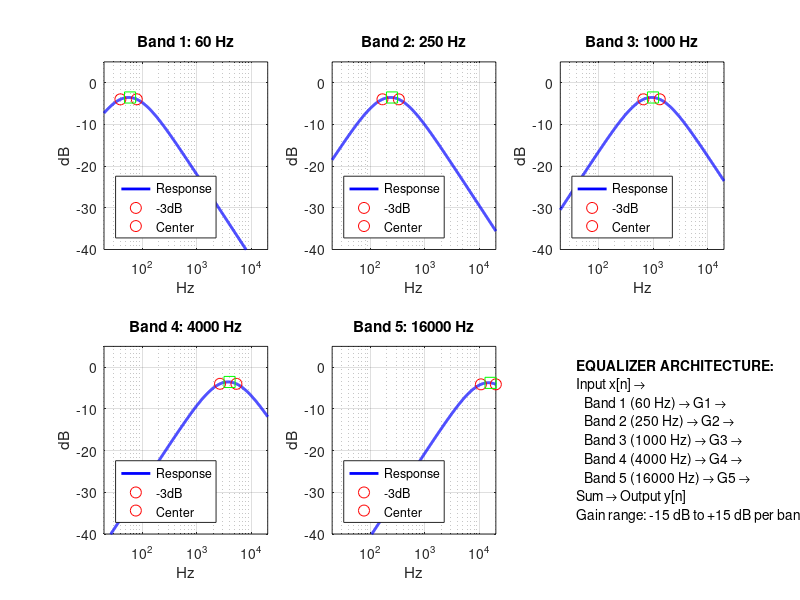

Write the MATLAB code that produced this figure. (Note: this script raises an error after producing the figure.)
clear all; close all; clc

%% Task 1: 5-Band Equalizer Design
fs = 44100; dt = 1/fs;
center_freqs = [60, 250, 1000, 4000, 16000];
Q = 1.5; bandwidths = center_freqs / Q;
R = 1000; 

% Initialize filters struct
filters = struct('center', cell(1,5), 'f_low', cell(1,5), 'f_high', cell(1,5), ...
    'alpha_hp', cell(1,5), 'alpha_lp', cell(1,5), 'C_hp', cell(1,5), 'C_lp', cell(1,5));

fprintf('5-BAND EQUALIZER DESIGN \nBand\tCenter\tBW\tRange\n');
for i = 1:5
    f_low = max(20, center_freqs(i) - bandwidths(i)/2);
    f_high = min(20000, center_freqs(i) + bandwidths(i)/2);
    fprintf('Band %d\t%.0f\t%.0f\t%.0f-%.0f\n', i, center_freqs(i), bandwidths(i), f_low, f_high);
    
    % Calculate filter parameters
    C_hp = 1/(2*pi*f_low*R); tau_hp = R*C_hp; alpha_hp = dt/tau_hp;
    C_lp = 1/(2*pi*f_high*R); tau_lp = R*C_lp; alpha_lp = dt/tau_lp;
    
    filters(i).center = center_freqs(i);
    filters(i).f_low = f_low;
    filters(i).f_high = f_high;
    filters(i).alpha_hp = alpha_hp;
    filters(i).alpha_lp = alpha_lp;
    filters(i).C_hp = C_hp;
    filters(i).C_lp = C_lp;
end

%% Frequency Response Analysis
f_axis = logspace(log10(20), log10(20000), 1000);
H_bands = zeros(5, length(f_axis));
figure('Position', [100, 100, 1200, 500]);

for i = 1:5
    f_low = filters(i).f_low; f_high = filters(i).f_high;
    tau_hp = R*filters(i).C_hp; tau_lp = R*filters(i).C_lp;
    
    s = 1j*2*pi*f_axis;
    H_hp = s./(s + 1/tau_hp);
    H_lp = (1/tau_lp)./(s + 1/tau_lp);
    H_bands(i,:) = H_hp .* H_lp;
    
    subplot(2,3,i);
    semilogx(f_axis, 20*log10(abs(H_bands(i,:)) + eps), 'b', 'LineWidth', 2); hold on;
    
    % Mark -3dB points and center
    [~, idx_low] = min(abs(f_axis - f_low));
    [~, idx_high] = min(abs(f_axis - f_high));
    [~, idx_center] = min(abs(f_axis - center_freqs(i)));
    
    plot(f_axis(idx_low), 20*log10(abs(H_bands(i,idx_low))), 'ro', 'MarkerSize', 8);
    plot(f_axis(idx_high), 20*log10(abs(H_bands(i,idx_high))), 'ro', 'MarkerSize', 8);
    plot(center_freqs(i), 20*log10(abs(H_bands(i,idx_center))), 'gs', 'MarkerSize', 8);
    
    xlabel('Hz'); ylabel('dB'); title(sprintf('Band %d: %.0f Hz', i, center_freqs(i)));
    grid on; xlim([20,20000]); ylim([-40,5]);
    legend('Response','-3dB','Center','Location','southwest');
end

% Architecture diagram
subplot(2,3,6); axis off;
text(0.1,0.9,'EQUALIZER ARCHITECTURE:','FontWeight','bold');
text(0.1,0.8,'Input x[n] →');
for i = 1:5
    text(0.15,0.8-i*0.1, sprintf('Band %d (%.0f Hz) → G%d →', i, center_freqs(i), i));
end
text(0.1,0.2,'Sum → Output y[n]'); 
text(0.1,0.1,'Gain range: -15 dB to +15 dB per band');

f_axis = logspace(log10(20), log10(20000), 1000);
figure('Position', [100, 100, 1400, 800]);
for i = 1:5
    f_low = filters(i).f_low;
    f_high = filters(i).f_high;
    % Create continuous-time transfer function
    % Bandpass = HPF * LPF
    % HPF: s/(s+ω_low) where ω_low = 2πf_low
    % LPF: ω_high/(s+ω_high) where ω_high = 2πf_high
    % Using s-domain representation
    w_low = 2*pi*f_low;
    w_high = 2*pi*f_high;
    % Transfer function: H(s) = [s/(s+w_low)] * [w_high/(s+w_high)]
    % Multiply out: H(s) = (s*w_high) / (s^2 + (w_low+w_high)s + w_low*w_high)
    b = [w_high, 0];  % Numerator: s*w_high
    a = [1, w_low+w_high, w_low*w_high];  % Denominator
    % Frequency response using freqs (continuous-time)
    [H, w] = freqs(b, a, 2*pi*f_axis);
    mag = abs(H);
    phase = angle(H) * 180/pi;
    
    % Plot magnitude
    subplot(5, 2, 2*i-1);
    semilogx(f_axis, 20*log10(mag + eps), 'b', 'LineWidth', 2);
    title(sprintf('Band %d (%.0f Hz) - Magnitude', i, center_freqs(i)));
    xlabel('Frequency (Hz)'); ylabel('Magnitude (dB)');
    grid on; xlim([20, 20000]); ylim([-40, 5]);
    
    % Plot phase
    subplot(5, 2, 2*i);
    semilogx(f_axis, phase, 'r', 'LineWidth', 2);
    title(sprintf('Band %d (%.0f Hz) - Phase', i, center_freqs(i)));
    xlabel('Frequency (Hz)'); ylabel('Phase (degrees)');
    grid on; xlim([20, 20000]);
end

% Figure 3: Impulse responses using lsim
figure('Position', [100, 100, 1200, 600]);

for i = 1:5
    % Get filter parameters
    f_low = filters(i).f_low;
    f_high = filters(i).f_high;
    w_low = 2*pi*f_low;
    w_high = 2*pi*f_high;
    b = [w_high, 0];
    a = [1, w_low+w_high, w_low*w_high];
    
    % Impulse response using lsim
    t = 0:1/fs:0.01;  % 10ms impulse response
    impulse = [1; zeros(length(t)-1, 1)];
    [h, t_out] = lsim(tf(b, a), impulse, t);
    
    subplot(2,3,i);
    plot(t_out*1000, h, 'LineWidth', 2);
    title(sprintf('Band %d (%.0f Hz) Impulse Response', i, center_freqs(i)));
    xlabel('Time (ms)'); ylabel('Amplitude');
    grid on;
    xlim([0, 10]);
end
%% Equalizer Processing Function
function y = process_eq(x, filters, gains_db, fs)
    % Process input through 5-band equalizer
    % x: input signal
    % filters: filter parameters struct
    % gains_db: 5-element vector of gains in dB
    % fs: sampling rate
    
    dt = 1/fs; 
    y = zeros(size(x));
    
    for b = 1:5
        % Convert dB gain to linear
        g = 10^(gains_db(b)/20);
        
        % Get filter coefficients (adaptive to fs)
        alpha_hp = min(dt / (filters(b).C_hp * 1000), 0.99);
        alpha_lp = min(dt / (filters(b).C_lp * 1000), 0.99);
        
       % High-pass filter
        y_hp = zeros(size(x));
        y_hp(1) = x(1);

        for n = 1:length(x)-1
            y_hp(n+1) = (1 - alpha_hp)*y_hp(n) + alpha_hp*(x(n+1) - x(n));
        end
        
        % Low-pass filter
        y_band = zeros(size(x)); 
        y_band(1) = y_hp(1);
        for n = 1:length(x)-1
            y_band(n+1) = (1 - alpha_lp)*y_band(n) + alpha_lp*y_hp(n);
        end
        
        % Apply gain and add to output
        y = y + g * y_band;
    end
    
    % Prevent clipping
    if max(abs(y)) > 1
        y = 0.95 * y / max(abs(y));
    end
end

%% Task 2: Audio Presets

% Gains in dB for each band: [60Hz, 250Hz, 1kHz, 4kHz, 16kHz]
% Linear: gain = 10^dB/20, gain_linear = db2mag(gain_dB)

% Treble Boost: [0 0 3 6 9];
preset.treble = [0 0 1.2589 1.9953 2.8184];

% Bass Boost: [9 6 0 -3 -6];
preset.bass = [2.8184 1.9953 0 0.7079 0.5012];

% Unity: [0 0 0 0 0];
preset.unity = [1 1 1 1 1];

fprintf('\n Preset Gain Settings (dB)\n');
fprintf('Treble Boost: [%d %d %d %d %d]\n', preset.treble);
fprintf('Bass Boost:   [%d %d %d %d %d]\n', preset.bass);
fprintf('Unity:        [%d %d %d %d %d]\n', preset.unity);

presets_db = {
    'Treble Boost', [0, 0, 3, 6, 9];
    'Bass Boost',   [9, 6, 0, -3, -6];
    'Unity',        [0, 0, 0, 0, 0]
};

f_axis = logspace(log10(20), log10(20000), 1000);
figure('Position', [100, 100, 1200, 800]);

for p = 1:3
    preset_name = presets_db{p,1};
    gains_db = presets_db{p,2};
    gains_linear = 10.^(gains_db/20);
    
    % Calculate total frequency response
    H_total = zeros(size(f_axis));
    
    for b = 1:5
        % Get band transfer function
        f_low = filters(b).f_low;
        f_high = filters(b).f_high;
        w_low = 2*pi*f_low;
        w_high = 2*pi*f_high;
        
        % Bandpass = HPF * LPF
        b_coeff = [w_high, 0];
        a_coeff = [1, w_low+w_high, w_low*w_high];
        
        % Get frequency response
        [H_band, ~] = freqs(b_coeff, a_coeff, 2*pi*f_axis);
        
        % Add weighted contribution
        H_total = H_total + gains_linear(b) * H_band;
    end
    
    % Plot magnitude response
    subplot(2,2,1);
    semilogx(f_axis, 20*log10(abs(H_total) + eps), 'LineWidth', 2);
    hold on;
    title('Overall Magnitude Response');
    xlabel('Frequency (Hz)'); ylabel('Magnitude (dB)');
    grid on; xlim([20, 20000]);
    
    % Plot phase response
    subplot(2,2,2);
    semilogx(f_axis, unwrap(angle(H_total))*180/pi, 'LineWidth', 2);
    hold on;
    title('Overall Phase Response');
    xlabel('Frequency (Hz)'); ylabel('Phase (degrees)');
    grid on; xlim([20, 20000]);
end

subplot(2,2,1); legend('Treble', 'Bass', 'Unity', 'Location', 'best');
subplot(2,2,2); legend('Treble', 'Bass', 'Unity', 'Location', 'best');


%% Task 3: Process signals
% Load Giant Steps audio
[x_giant, ~] = audioread('Giant Steps Bass Cut.wav');

% Load Space Station audio
[x_space, fs] = audioread('Space Station - Treble Cut.wav');

% Convert stereo to mono if needed
if size(x_giant,2) > 1
    x_giant = mean(x_giant,2);
end

if size(x_space,2) > 1
    x_space = mean(x_space,2);
end

% Apply equalizer presets to Giant Steps
y_giant_treble = process_eq(x_giant, filters, preset.treble, fs);
y_giant_bass = process_eq(x_giant, filters, preset.bass, fs);
y_giant_unity = process_eq(x_giant, filters, preset.unity, fs);


% Apply equalizer presets to Space Station
y_space_treble = process_eq(x_space, filters, preset.treble, fs);
y_space_bass = process_eq(x_space, filters, preset.bass, fs);
y_space_unity = process_eq(x_space, filters, preset.unity, fs);

% Save audio
audiowrite('giant_treble.wav', y_giant_treble, fs);
audiowrite('giant_bass.wav', y_giant_bass, fs);
audiowrite('giant_unity.wav', y_giant_unity, fs);

audiowrite('space_treble.wav', y_space_treble, fs);
audiowrite('space_bass.wav', y_space_bass, fs);
audiowrite('space_unity.wav', y_space_unity, fs);

fprintf('\nProcessed audio files saved\n');
%% Task 4: Bird Vocalization Enhancement

[x_bird, fs_bird] = audioread('SNR Recording 2026-02-15 08_58.wav'); 
if size(x_bird,2) > 1
    x_bird = mean(x_bird,2);
end

wind_footstep_leaf = [-25, -25, -15, -6, 0]; 


y_clean = process_eq(x_bird, filters, wind_footstep_leaf, fs_bird);
y_clean_boosted = y_clean * 3;

fprintf('PLAYING ORIGINAL (with wind, footsteps, leaf rustle)');
 sound(x_bird, fs_bird);


 pause(length(x_bird)/fs_bird + 1);

% Play cleaned version
fprintf('PLAYING CLEANED VERSION (noise reduced)');
 sound(y_clean_boosted, fs_bird);

%% ORIGINAL VS PROCESSED SIDE-BY-SIDE
figure('Position', [100, 100, 1200, 500]);

% Left: Original
subplot(1,2,1);
spectrogram(x_bird, 512, 256, 512, fs_bird, 'yaxis');
title('ORIGINAL - With noise');
ylim([0, 10]); colorbar;
xlabel('Time (s)'); ylabel('Frequency (kHz)');

% Right: Processed
subplot(1,2,2);
spectrogram(y_clean, 512, 256, 512, fs_bird, 'yaxis');
title('PROCESSED - Noise reduced');
ylim([0, 10]); colorbar;
xlabel('Time (s)'); ylabel('Frequency (kHz)');

%% i. & iii. Best spectrogram parameters
figure('Position', [100, 100, 1400, 600]);

% Try different window sizes
subplot(1,3,1);
spectrogram(y_clean, 256, 128, 256, fs_bird, 'yaxis');
title('Window=256 (good time detail)'); ylim([0,10]);

subplot(1,3,2);
spectrogram(y_clean, 512, 256, 512, fs_bird, 'yaxis');
title('Window=512 (balanced)'); ylim([0,10]);

subplot(1,3,3);
spectrogram(y_clean, 1024, 512, 1024, fs_bird, 'yaxis');
title('Window=1024 (good frequency detail)'); ylim([0,10]);
sgtitle('Spectrogram Parameter Comparison');

fprintf('\nBest parameters: Window=512, Overlap=256, Freq range 0-10kHz\n');

%% ii. Count distinct vocalizations
figure;
spectrogram(y_clean, 512, 256, 512, fs_bird, 'yaxis');
title('Count Distinct Bird Calls'); ylim([0,10]); colorbar;
xt = get(gca, 'XTick'); set(gca, 'XTickLabel', xt/60);
xlabel('Time (minutes)');
fprintf('\nIsolating specific birds:\n');

% Blue Jay (boost 4kHz)
bluejay_eq = [-20, -18, -12, +6, +3];
y_bluejay = process_eq(x_bird, filters, bluejay_eq, fs_bird);
fprintf('- Blue Jay: Boost 4kHz\n');

% Carolina Wren (boost highs)
wren_eq = [-20, -18, -6, +9, +6];
y_wren = process_eq(x_bird, filters, wren_eq, fs_bird);
fprintf('- Carolina Wren: Boost 4-16kHz\n');

% Northern Cardinal (boost mids)
cardinal_eq = [-20, -15, +3, +6, 0];
y_cardinal = process_eq(x_bird, filters, cardinal_eq, fs_bird);
fprintf('- Northern Cardinal: Boost 1-4kHz\n');

%% Show isolation
figure('Position', [100, 100, 1400, 800]);

subplot(2,2,1);
spectrogram(y_clean(25*fs_bird:35*fs_bird), 512, 256, 512, fs_bird, 'yaxis');
title('Original Cleaned (25-35s)'); ylim([0,10]);

subplot(2,2,2);
spectrogram(y_bluejay(25*fs_bird:35*fs_bird), 512, 256, 512, fs_bird, 'yaxis');
title('Blue Jay Isolated'); ylim([0,10]);

subplot(2,2,3);
spectrogram(y_wren(40*fs_bird:50*fs_bird), 512, 256, 512, fs_bird, 'yaxis');
title('Carolina Wren Isolated'); ylim([0,10]);

subplot(2,2,4);
spectrogram(y_cardinal(15*fs_bird:25*fs_bird), 512, 256, 512, fs_bird, 'yaxis');
title('Northern Cardinal Isolated'); ylim([0,10]);
